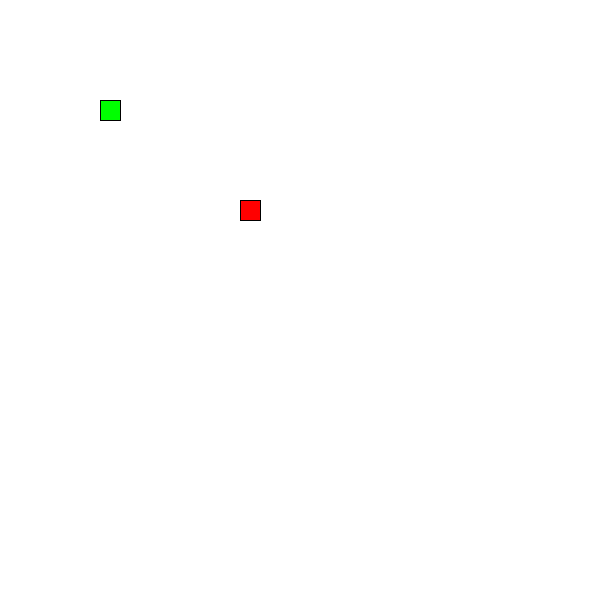
Frame 1 (no input)
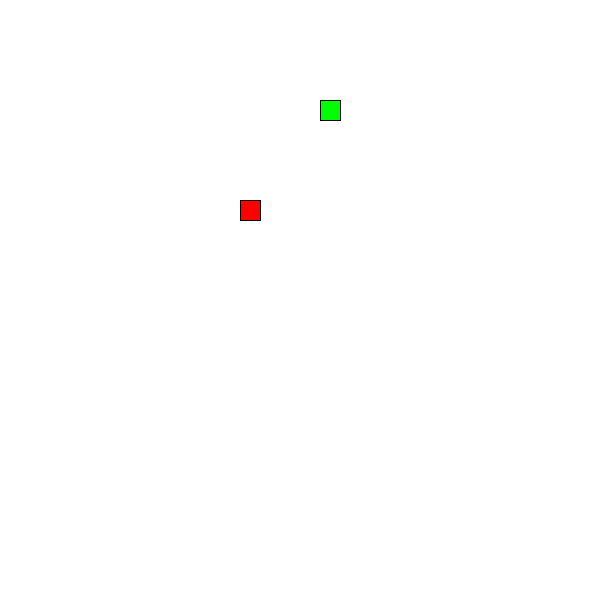
Frame 60 (the mouse pressed at the canvas centre just before this capture)
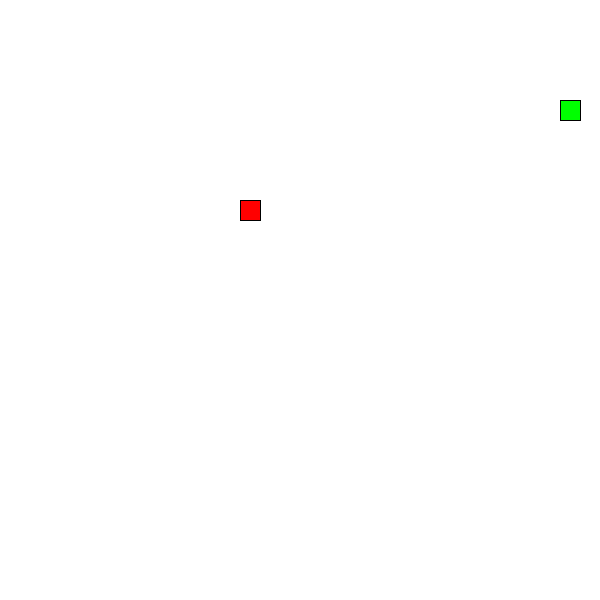
Frame 120 (the mouse held since frame 60 and released just before this capture)

The Processing sketch that drew these frames (run headless with seeded random() and noise(); from frame 60 on, the mouse is pressed at the canvas centre):

// Processing sketch: sketch_201029a_pde
// ── sketch_201029a_pde.pde
ArrayList<Integer> x = new ArrayList<Integer>(), y = new ArrayList<Integer>();// список x и y

int w = 30, h = 30; //количество блоков по горизонтали и вертикали
int bs = 20; //размер блока змейки и пищи
int dir = 2; // куда именно будет двигаться змейка, тоесть из списков dx и dy извлекается 3 элемент
int [] dx = {0,0,1,-1}, dy = {1,-1,0,0};// направление движение змейки по x либо вправо, либо влево. По y либо вверх либо вниз
int food_x = 12, food_y = 10; // позиция еды
 
void setup(){
  size(600,600);
  x.add(5); //добавляем в список x стартовую позицию змейки по x
  y.add(5); //добавляем в список y стартовую позицию змейки по y
}

void draw() {
  background(255);
  // отрисовка каждого блока змейки
  for(int i = 0; i < x.size(); i++) {
    fill(0,255,0); 
    rect(x.get(i)*bs, y.get(i)*bs, bs, bs);// получаем значение координат x и y из списка. Отрисовываем змейку
  }
  fill(255,0,0);
  rect(food_x*bs, food_y*bs, bs, bs);
  // движение
  if (frameCount%5==0) {
    x.add(0,x.get(0) + dx[dir]); // добавляем позицию где будет змейка по x, текущая позиция x.get(0) + направления движения dx[dir]
    y.add(0,y.get(0) + dy[dir]); // добавляем позицию где будет змейка по y, текущая позиция x.get(0) + направления движения dx[dir]
    if (x.get(0) == food_x && y.get(0) == food_y) { // если змейка съела еду
      // спавниться новая пища
      food_x = (int)random(0, w);
      food_y = (int)random(0, h);
    }else { // и предыдущий элемент в данном кадре не удаляется
      x.remove(x.size()-1); // удаляем из списка прошлую поизицию змейки по x
      y.remove(y.size()-1); // удаляем из списка прошлую поизицию змейки по y
    }   //<>//
  }
}

void keyPressed() {
 int newdir = key=='ы' ? 0 : (key == 'ц' ? 1 : (key == 'в' ? 2 : (key == 'ф' ? 3 : -1))); // переключение какой элемент будет извлекаться из списка //<>//
 dir = newdir; // dir присваивается новое направляение //<>//
}
